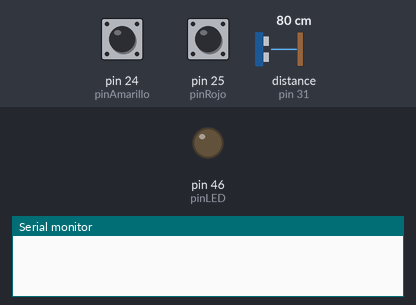
A sketch run on a simulated Arduino Mega 2560, built with avr-gcc and run on an emulated ATmega2560. On the bench: output pins drawn as LEDs (lit = HIGH), the last lines printed to the serial monitor. Wiring (inferred from the names in the program): ultrasonic range finder: trigger pin 30; echo pin 31. The test bench sets the inputs (shaded band); at power-on: distance to the obstacle (sensor on pin 31) 80 cm, pin 24 (pinAmarillo) HIGH, pin 25 (pinRojo) HIGH. The echo pulse lasts 58.3 µs per cm; pins used as bus, display or sensor lines are not drawn.

Above: at 0.1 s.
At 1.2 s:
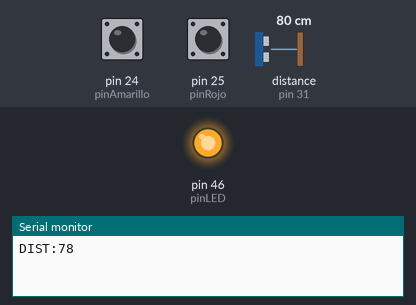
1.3 s: distance to the obstacle (sensor on pin 31) set to 8 cm
4.2 s: distance to the obstacle (sensor on pin 31) set to 5 cm
8.4 s: pin 24 (pinAmarillo) pulled LOW for 0.15 s
11.9 s: pin 25 (pinRojo) pulled LOW for 0.15 s
15.4 s: distance to the obstacle (sensor on pin 31) set to 9 cm
17.5 s: distance to the obstacle (sensor on pin 31) set to 2 cm
Timing chart, 0 to 20.5 s (numbered marks = the images above; inputs shaded):
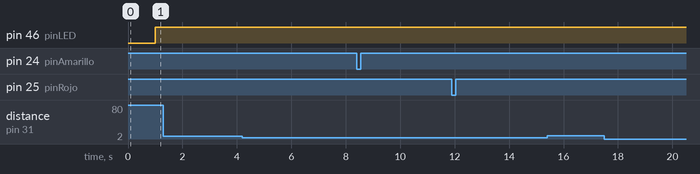

The sketch:

codigofinalarduino.ino
```cpp
// --- DEFINICIÓN DE PINES ARDUINO MEGA ---
const int Trigger = 30;         // Salida Trigger HC-SR04
const int Echo = 31;            // Entrada Echo HC-SR04
const int pinAmarillo = 24;     // Botón Amarillo (PULLUP)
const int pinRojo = 25;         // Botón Rojo (PULLUP)
const int pinLED = 46;          // LED de estado Tx/Rx en Pin 46

// Antirrebote (Debounce) por software
bool estadoAmarilloAnterior = HIGH;
bool estadoRojoAnterior = HIGH;
unsigned long ultimoDebounceAmarillo = 0;
unsigned long ultimoDebounceRojo = 0;
const unsigned long delayDebounce = 50;

// Control del LED (1 segundo encendido sin congelar millis)
unsigned long tiempoInicioLED = 0;
bool ledActivo = false;

// Control de medición de distancia
unsigned long ultimoTiempoMedicion = 0;

void encenderLED() {
  digitalWrite(pinLED, HIGH);
  tiempoInicioLED = millis();
  ledActivo = true;
}

void setup() {
  Serial.begin(9600);

  // Configuración de salidas y entradas
  pinMode(Trigger, OUTPUT);
  pinMode(Echo, INPUT);
  pinMode(pinLED, OUTPUT);
  digitalWrite(pinLED, LOW);

  // PULLUP interno: El botón se activa cuando se conmuta con GND
  pinMode(pinAmarillo, INPUT_PULLUP);
  pinMode(pinRojo, INPUT_PULLUP);

  digitalWrite(Trigger, LOW);
}

void loop() {
  unsigned long tiempoActual = millis();

  // 1. Apagar el LED tras transcurrir exactamente 1 segundo (1000 ms)
  if (ledActivo && (tiempoActual - tiempoInicioLED >= 1000)) {
    digitalWrite(pinLED, LOW);
    ledActivo = false;
  }

  // 2. Encender LED si la Raspberry Pi envía datos por el puerto serie
  if (Serial.available() > 0) {
    encenderLED();
    while (Serial.available() > 0) Serial.read(); // Limpiar búfer
  }

  // 3. Lectura Botón Amarillo (Pin 24)
  bool lecturaAmarillo = digitalRead(pinAmarillo);
  if (lecturaAmarillo != estadoAmarilloAnterior) {
    if (tiempoActual - ultimoDebounceAmarillo > delayDebounce) {
      ultimoDebounceAmarillo = tiempoActual;
      estadoAmarilloAnterior = lecturaAmarillo;
      if (lecturaAmarillo == LOW) {
        Serial.println("AMARILLO_PULSADO");
        encenderLED();
      }
    }
  }

  // 4. Lectura Botón Rojo (Pin 25)
  bool lecturaRojo = digitalRead(pinRojo);
  if (lecturaRojo != estadoRojoAnterior) {
    if (tiempoActual - ultimoDebounceRojo > delayDebounce) {
      ultimoDebounceRojo = tiempoActual;
      estadoRojoAnterior = lecturaRojo;
      if (lecturaRojo == LOW) {
        Serial.println("ROJO_PULSADO");
        encenderLED();
      }
    }
  }

  // 5. Medir y enviar distancia cada 1 segundo
  if (tiempoActual - ultimoTiempoMedicion >= 1000) {
    ultimoTiempoMedicion = tiempoActual;

    digitalWrite(Trigger, HIGH);
    delayMicroseconds(10);
    digitalWrite(Trigger, LOW);

    long duracion = pulseIn(Echo, HIGH);
    long distancia = duracion * 0.034 / 2;

    Serial.print("DIST:");
    Serial.println(distancia);
    encenderLED();
  }
}
```
